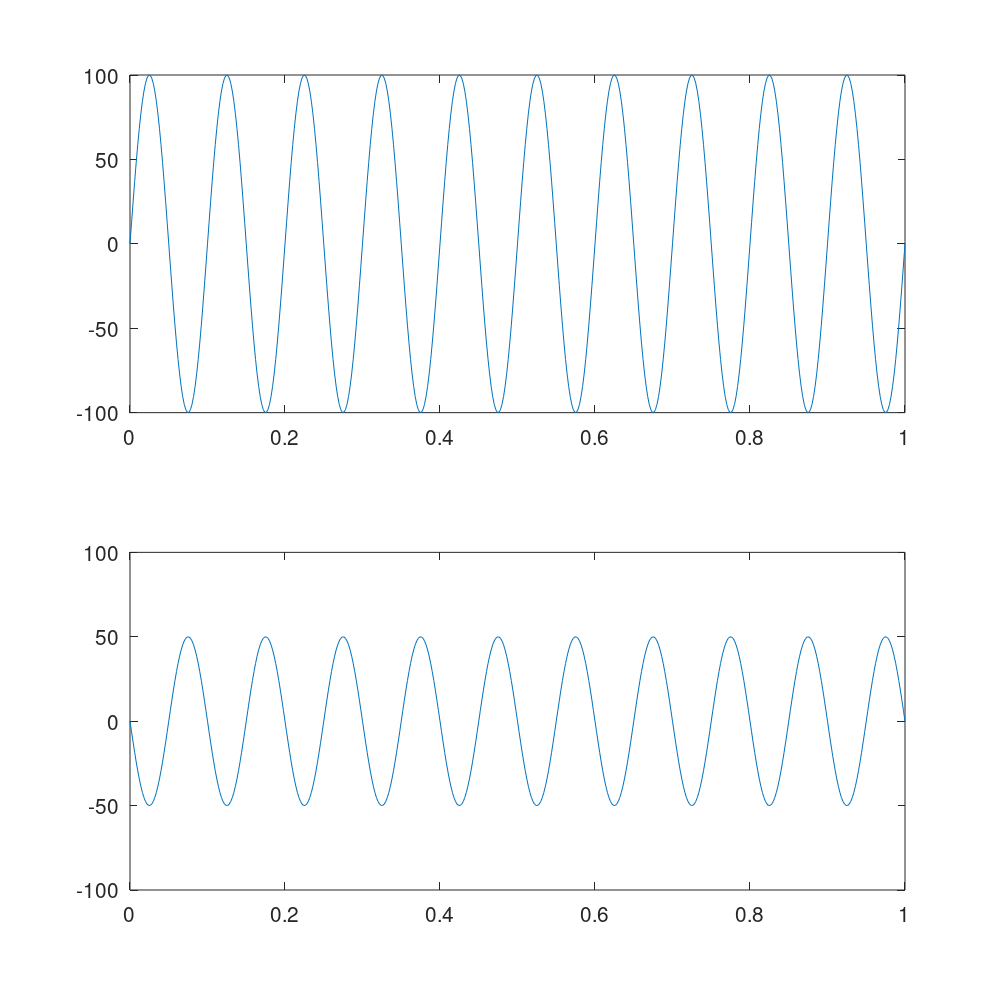
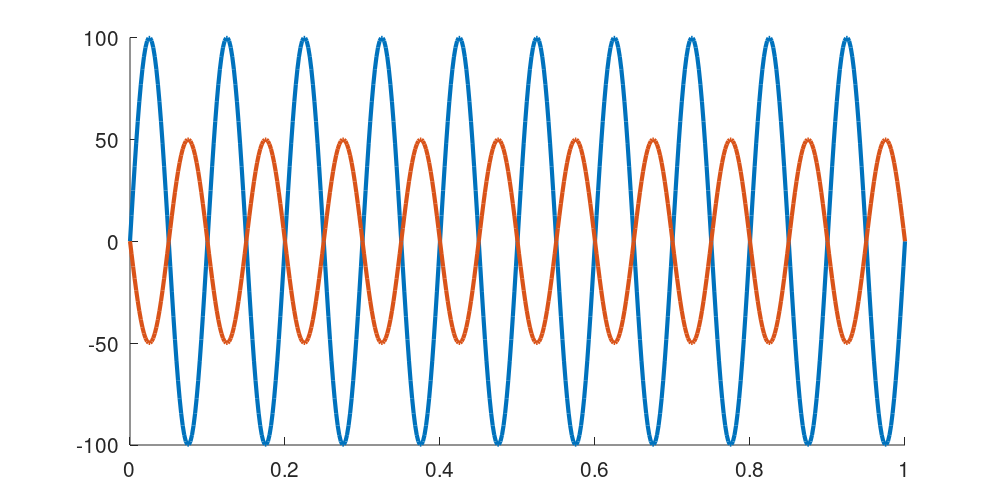

Recreate these plots in MATLAB, in order.
% inizializzo alcune variabili
clear 

close all

srate = 500;
 
% list some frequencies
frex = [10 10];

% list some random amplitudes... make sure there are 
% the same number of amplitudes as there are frequencies!
amplit = [ 100 50 ];

phases = [0 pi]

% define time...
time=0:1/srate:1;


for iFreq=1:length(frex)
    sine_waves (iFreq,:) = amplit(iFreq) * sin(2*pi*frex(iFreq).*time + phases(iFreq));
end


myylim=[-100 100];

%% plot in separate subplots
figure
for iPlot=1:size(sine_waves, 1);
    subplot(size(sine_waves,1), 1, iPlot);
    plot(time, sine_waves(iPlot,:));
   set(gca, 'ylim', myylim,'fontsize',15);

end;


set(gcf,'PaperUnits','inches','PaperPosition',[0 0 10 10])
print('../Figures/s_01_sine_waves_subplot', '-djpeg', '-r100');


%% overaly
figure
hold on
for iPlot=1:size(sine_waves, 1);
    plot(time, sine_waves(iPlot,:), 'LineWidth', 3);
end;
hold off
set(gca, 'ylim', myylim,'fontsize',15);


set(gcf,'PaperUnits','inches','PaperPosition',[0 0 10 5])
print('../Figures/s_01_sine_waves_overlay', '-djpeg', '-r100');


